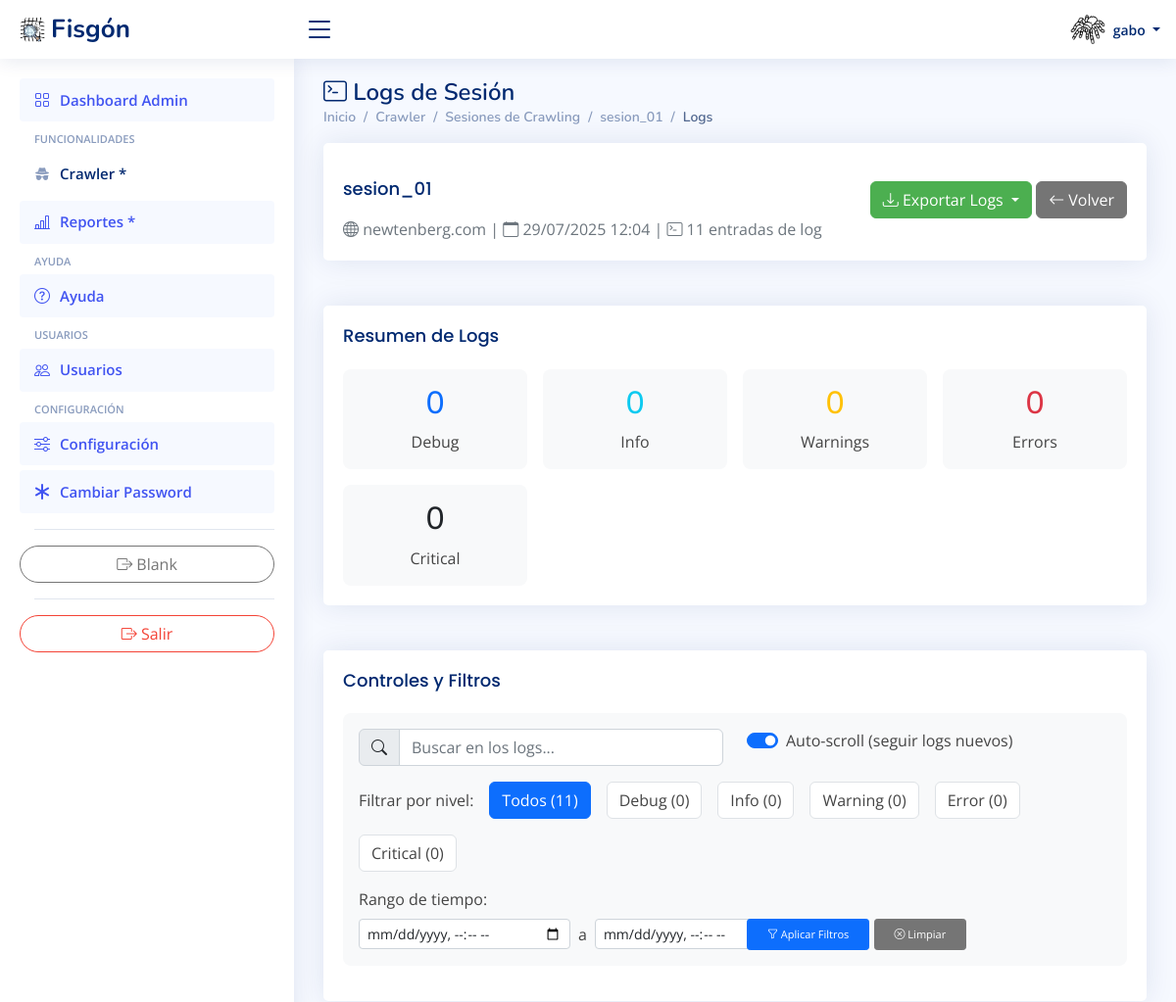
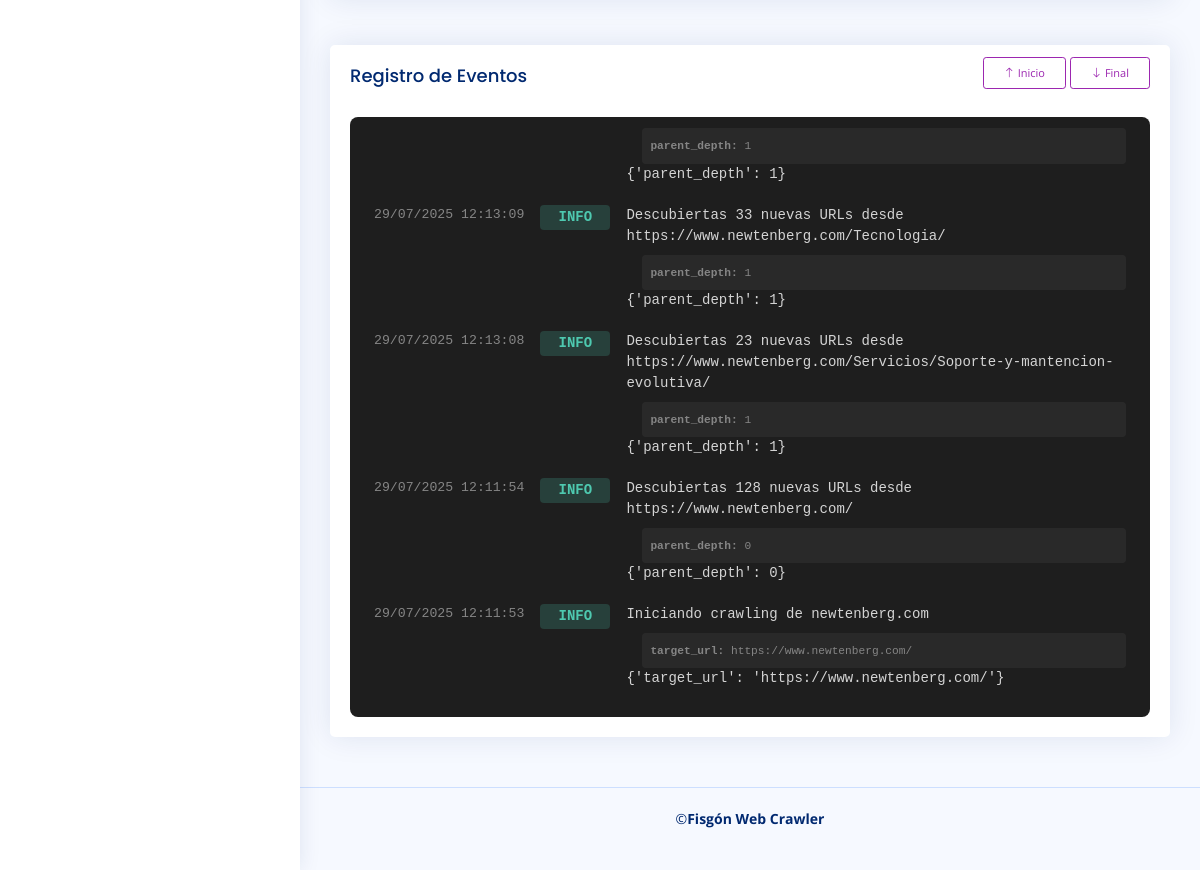
Page /crawler/sesiones/2/logs/ (signed in) on the committed database (2 pictures, top to bottom).
### crawler/models.py (models this page shows, shortened)
class CrawlSession(models.Model):
    STATUS_CHOICES = [
        ('pending', 'Pendiente'),
        ('running', 'Ejecutándose'),
        ('paused', 'Pausado'),
        ('completed', 'Completado'),
        ('failed', 'Fallido'),
        ('cancelled', 'Cancelado'),
    ]
    PRIORITY_CHOICES = [
        (1, 'Muy Alta'),
        (2, 'Alta'),
        (3, 'Normal'),
        (4, 'Baja'),
        (5, 'Muy Baja'),
    ]
    name = models.CharField(max_length=255, help_text="Nombre descriptivo para esta sesión")
    user = models.ForeignKey(User, on_delete=models.CASCADE, related_name='crawl_sessions')
    target_domain = models.CharField(max_length=255, help_text="Dominio objetivo (ej: example.com)")
    target_url = models.URLField(help_text="URL inicial para comenzar el crawling")
    max_depth = models.IntegerField(default=3, help_text="Profundidad máxima de crawling")
    rate_limit = models.FloatField(default=1.0, help_text="Requests por segundo")
    max_pages = models.IntegerField(default=1000, help_text="Máximo número de páginas a crawlear")
    max_file_size = models.IntegerField(default=52428800, help_text="Tamaño máximo de archivo en bytes (50MB)")
    file_types = models.JSONField(
        default=list,
        help_text="Lista de extensiones de archivo a buscar",
        blank=True
    )
    respect_robots_txt = models.BooleanField(default=True, help_text="Respetar robots.txt")
    follow_redirects = models.BooleanField(default=True, help_text="Seguir redirecciones")
    extract_metadata = models.BooleanField(default=True, help_text="Extraer metadatos de archivos encontrados")
    status = models.CharField(max_length=20, choices=STATUS_CHOICES, default='pending')
    priority = models.IntegerField(choices=PRIORITY_CHOICES, default=3)
    created_at = models.DateTimeField(auto_now_add=True)
    started_at = models.DateTimeField(null=True, blank=True)
    completed_at = models.DateTimeField(null=True, blank=True)
    updated_at = models.DateTimeField(auto_now=True)
    total_urls_discovered = models.IntegerField(default=0)
    total_urls_processed = models.IntegerField(default=0)
    total_files_found = models.IntegerField(default=0)
    total_errors = models.IntegerField(default=0)
    advanced_config = models.JSONField(
        default=dict,
        blank=True,
        help_text="Configuración avanzada adicional"
    )
    class Meta:
        verbose_name = 'Sesión de Crawling'
        verbose_name_plural = 'Sesiones de Crawling'
        ordering = ['-created_at']

class CrawlLog(models.Model):
    LOG_LEVEL_CHOICES = [
        ('DEBUG', 'Debug'),
        ('INFO', 'Info'),
        ('WARNING', 'Warning'),
        ('ERROR', 'Error'),
        ('CRITICAL', 'Critical'),
    ]
    session = models.ForeignKey(CrawlSession, on_delete=models.CASCADE, related_name='logs')
    level = models.CharField(max_length=10, choices=LOG_LEVEL_CHOICES)
    message = models.TextField()
    details = models.JSONField(default=dict, blank=True)
    created_at = models.DateTimeField(auto_now_add=True)
    class Meta:
        verbose_name = 'Log de Crawling'
        verbose_name_plural = 'Logs de Crawling'
        ordering = ['-created_at']

### panel/decorators.py (the view)
        def wrapper_func(request, *args, **kwargs):
            group = None
            if request.user.groups.exists():
                group = request.user.groups.all()[0].name
            if group in allowed_roles:
                return view_func(request, *args, **kwargs)
            else:
                return render(request, 'login/404.html')

### crawler/templates/crawler/session_logs.html (shortened to what this page needs)
{% extends "panel/base_admin.html" %}
{% load static %}
{% block content %}
<main id="main" class="main">
    <div class="pagetitle">
        <h1><i class="bi bi-terminal"></i> Logs de Sesión</h1>
        <nav>
            <ol class="breadcrumb">
                <li class="breadcrumb-item"><a href="{% url 'index' %}">Inicio</a></li>
                <li class="breadcrumb-item"><a href="{% url 'crawler:dashboard' %}">Crawler</a></li>
                <li class="breadcrumb-item"><a href="{% url 'crawler:session_list' %}">Sesiones de Crawling</a></li>
                <li class="breadcrumb-item"><a href="{% url 'crawler:session_detail' session.pk %}">{{ session.name|truncatechars:20 }}</a></li>
                <li class="breadcrumb-item active">Logs</li>
            </ol>
        </nav>
    </div>
    <section class="section">
        <div class="row">
            <div class="col-12">
                <div class="card">
                    <div class="card-body">
                        <div class="d-flex justify-content-between align-items-center mt-3">
                            <div>
                                <h5 class="card-title mb-1">{{ session.name }}</h5>
                                <p class="text-muted mb-0">
                                    <i class="bi bi-globe"></i> {{ session.target_domain }}
                                    | <i class="bi bi-calendar"></i> {{ session.created_at|date:"d/m/Y H:i" }}
                                    | <i class="bi bi-terminal"></i> {{ total_logs }} entradas de log
                                </p>
                            </div>
                            <div>
                                <div class="btn-group">
                                    <button type="button" class="btn btn-success dropdown-toggle" data-bs-toggle="dropdown">
                                        <i class="bi bi-download"></i> Exportar Logs
                                    </button>
                                </div>
                                <a href="{% url 'crawler:session_detail' session.pk %}" class="btn btn-secondary">
                                    <i class="bi bi-arrow-left"></i> Volver
                                </a>
                            </div>
                        </div>
                    </div>
                </div>
            </div>
        </div>
        <div class="row mt-3">
            <div class="col-12">
                <div class="card">
                    <div class="card-body">
                        <h5 class="card-title">Resumen de Logs</h5>
                        <div class="log-stats">
                            <div class="stat-card">
                                <h4 class="text-primary">{{ log_counts.DEBUG|default:0 }}</h4>
                                <p class="mb-0">Debug</p>
                            </div>
                            <div class="stat-card">
                                <h4 class="text-info">{{ log_counts.INFO|default:0 }}</h4>
                                <p class="mb-0">Info</p>
                            </div>
                            <div class="stat-card">
                                <h4 class="text-warning">{{ log_counts.WARNING|default:0 }}</h4>
                                <p class="mb-0">Warnings</p>
                            </div>
                            <div class="stat-card">
                                <h4 class="text-danger">{{ log_counts.ERROR|default:0 }}</h4>
                                <p class="mb-0">Errors</p>
                            </div>
                            <div class="stat-card">
                                <h4 class="text-dark">{{ log_counts.CRITICAL|default:0 }}</h4>
                                <p class="mb-0">Critical</p>
                            </div>
                        </div>
                    </div>
                </div>
            </div>
        </div>
        <div class="row mt-3">
            <div class="col-12">
                <div class="card">
                    <div class="card-body">
                        <h5 class="card-title">Controles y Filtros</h5>
                        <div class="controls-section">
                            <div class="row mb-3">
                                <div class="col-md-6">
                                    <div class="input-group">
                                        <span class="input-group-text"><i class="bi bi-search"></i></span>
                                        <input type="text" class="form-control" id="logSearch"
                                               placeholder="Buscar en los logs...">
                                    </div>
                                </div>
                                <div class="col-md-6">
                                    <div class="form-check form-switch">
                                        <input class="form-check-input" type="checkbox" id="autoScrollToggle" checked>
                                        <label class="form-check-label" for="autoScrollToggle">
                                            Auto-scroll (seguir logs nuevos)
                                        </label>
                                    </div>
                                </div>
                            </div>
                            <div class="log-filters">
                                <span>Filtrar por nivel:</span>
                                <span class="filter-badge active" data-level="all">
                                    Todos ({{ total_logs }})
                                </span>
                                <span class="filter-badge" data-level="DEBUG">
                                    Debug ({{ log_counts.DEBUG|default:0 }})
                                </span>
                                <span class="filter-badge" data-level="INFO">
                                    Info ({{ log_counts.INFO|default:0 }})
                                </span>
                                <span class="filter-badge" data-level="WARNING">
                                    Warning ({{ log_counts.WARNING|default:0 }})
                                </span>
                                <span class="filter-badge" data-level="ERROR">
                                    Error ({{ log_counts.ERROR|default:0 }})
                                </span>
                                <span class="filter-badge" data-level="CRITICAL">
                                    Critical ({{ log_counts.CRITICAL|default:0 }})
                                </span>
                            </div>
                            <div class="row mt-3">
                                <div class="col-md-6">
                                    <label class="form-label">Rango de tiempo:</label>
                                    <div class="d-flex gap-2">
                                        <input type="datetime-local" class="form-control form-control-sm" id="timeFrom">
                                        <span class="align-self-center">a</span>
                                        <input type="datetime-local" class="form-control form-control-sm" id="timeTo">
                                    </div>
                                </div>
                                <div class="col-md-6">
                                    <label class="form-label">&nbsp;</label>
                                    <div>
                                        <button class="btn btn-sm btn-primary" onclick="applyFilters()">
                                            <i class="bi bi-funnel"></i> Aplicar Filtros
                                        </button>
                                        <button class="btn btn-sm btn-secondary" onclick="clearFilters()">
                                            <i class="bi bi-x-circle"></i> Limpiar
                                        </button>
                                    </div>
                                </div>
                            </div>
                        </div>
                    </div>
                </div>
            </div>
        </div>
        <div class="row mt-3">
            <div class="col-12">
                <div class="card">
                    <div class="card-body">
                        <div class="d-flex justify-content-between align-items-center mb-3">
                            <h5 class="card-title mb-0">Registro de Eventos</h5>
                            <div>
                                <button class="btn btn-sm btn-outline-primary" onclick="scrollToTop()">
                                    <i class="bi bi-arrow-up"></i> Inicio
                                </button>
                                <button class="btn btn-sm btn-outline-primary" onclick="scrollToBottom()">
                                    <i class="bi bi-arrow-down"></i> Final
                                </button>
                            </div>
                        </div>
                        <div class="log-container" id="logContainer">
                            {% for log in logs %}
                            <div class="log-entry" data-level="{{ log.level }}" data-timestamp="{{ log.created_at|date:'c' }}">
                                <span class="log-timestamp">{{ log.created_at|date:"d/m/Y H:i:s" }}</span>
                                <span class="log-level {{ log.level }}">{{ log.level }}</span>
                                <div class="log-message">
                                    {{ log.message }}
                                    {% if log.details %}
                                    <div class="log-details">
                                        <small>
                                            {% for key, value in log.details.items %}
                                            <span class="me-3">
                                                <strong>{{ key }}:</strong> {{ value }}
                                            </span>
                                            {% endfor %}
                                        </small>
                                    </div>
                                    {% endif %}
                                    {{ log.details }}
                                </div>
                            </div>
                            {% empty %}
                            <div class="text-center py-5 text-muted">
                                <i class="bi bi-terminal display-1"></i>
                                <p class="mt-3">No hay logs disponibles para esta sesión.</p>
                            </div>
                            {% endfor %}
                        </div>
                    </div>
                </div>
            </div>
        </div>
    </section>
</main>
{% endblock content %}

### panel/templates/panel/header.html (shortened to what this page needs)
{% load static %}
<header id="header" class="header fixed-top d-flex align-items-center">
    <div class="d-flex align-items-center justify-content-between">
        <a href="{% url 'index' %}" class="logo d-flex align-items-center">
            <img src="{% static 'panel/images/logo.png' %}" alt="" />
            <span class="d-none d-lg-block">Fisgón </span>
        </a>
        <i class="bi bi-list toggle-sidebar-btn"></i>
    </div>
    <nav class="header-nav ms-auto">
        <ul class="d-flex align-items-center">
            <li class="nav-item dropdown pe-3">
                <a class="nav-link nav-profile d-flex align-items-center pe-0"
                    href="#" data-bs-toggle="dropdown">
                    <img src="{% static 'panel/images/default_avatar_crawler.png' %}"
                        alt="avatar" class="rounded-circle" />
                    <span class="d-none d-md-block dropdown-toggle ps-2">
                        {{ request.user.username }}
                    </span>
                </a>
            </li>
        </ul>
    </nav>
</header>

### rows in the picture
CrawlSession: name "sesion_01", target_domain "newtenberg.com", created_at "29/07/2025 12:04"
CrawlLog: details "parent_depth", details "1", details "{'parent_depth': 1}"
CrawlLog: created_at "29/07/2025 12:13:09", level "INFO", message "Descubiertas 33 nuevas URLs desde https://www.newtenberg.com/Tecnologia/", details "parent_depth", details "1", details "{'parent_depth': 1}"
CrawlLog: created_at "29/07/2025 12:13:08", level "INFO", message "Descubiertas 23 nuevas URLs desde https://www.newtenberg.com/Servicios/Soporte-y-mantencion-evolutiva/", details "parent_depth", details "1", details "{'parent_depth': 1}"
CrawlLog: created_at "29/07/2025 12:11:54", level "INFO", message "Descubiertas 128 nuevas URLs desde https://www.newtenberg.com/", details "parent_depth", details "0", details "{'parent_depth': 0}"
CrawlLog: created_at "29/07/2025 12:11:53", level "INFO", message "Iniciando crawling de newtenberg.com", details "target_url", details "https://www.newtenberg.com/", details "{'target_url': 'https://www.newtenberg.com/'}"

### other values in the picture
{{ request.user.username }} "gabo"
{{ total_logs }} "11"
{{ log_counts.DEBUG|default:0 }} "0"
{{ log_counts.INFO|default:0 }} "0"
{{ log_counts.WARNING|default:0 }} "0"
{{ log_counts.ERROR|default:0 }} "0"
{{ log_counts.CRITICAL|default:0 }} "0"
